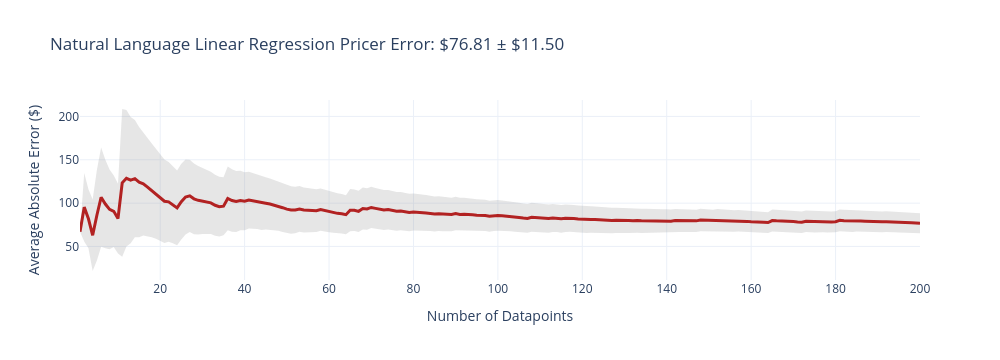
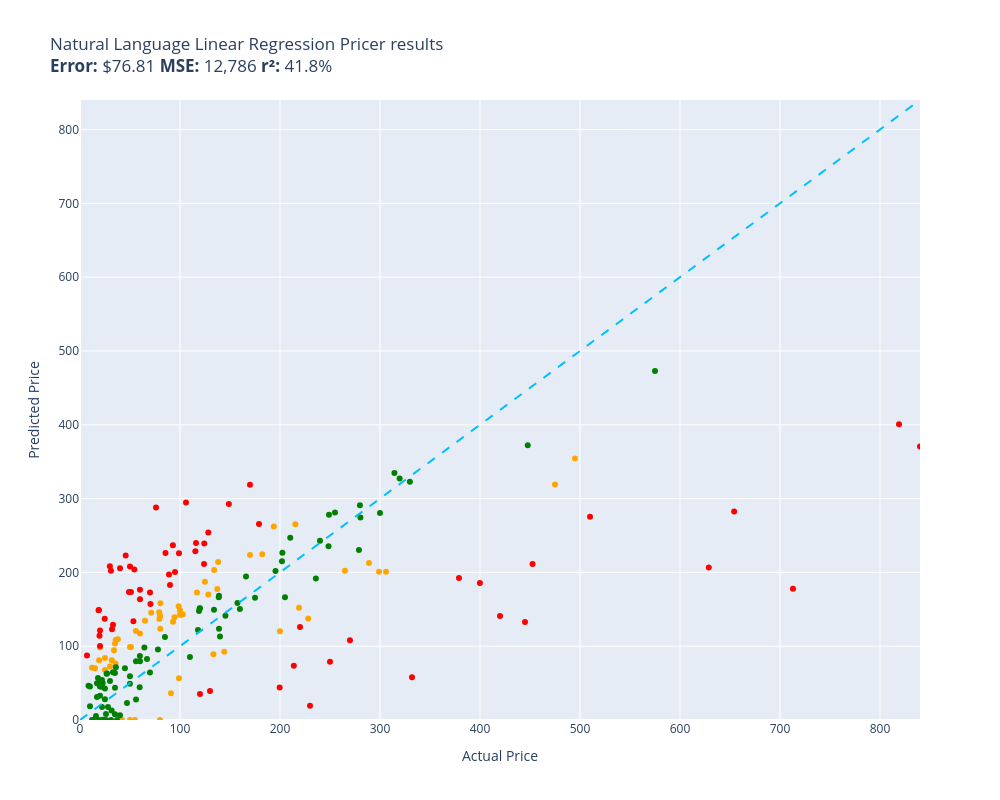

The cell these charts' notebook holds for them, in order:
### Code cell
evaluate(natural_language_linear_regression_pricer, test)

### Figure 1 — Plotly figure (JSON) as saved in the notebook; plotly's stock layout.template omitted (floating-point values rounded to 4 significant figures; data arrays with more than 128 entries replaced by an {"elided": "..."} marker saying what was removed)
{"data": [{"fill": "toself", "fillcolor": "rgba(128,128,128,0.2)", "hoverinfo": "skip", "line": {"color": "rgba(255,255,255,0)"}, "name": "95% CI", "showlegend": false, "type": "scatter", "x": {"elided": "400 int values"}, "y": {"elided": "400 float values"}}, {"customdata": {"elided": "200x1 float values"}, "hovertemplate": "n=%{x}<br>Avg Error=$%{y:,.2f}<br>±95% CI=$%{customdata[0]:,.2f}<extra></extra>", "line": {"color": "firebrick", "width": 3}, "mode": "lines", "name": "Cumulative Avg Error", "type": "scatter", "x": {"elided": "200 int values"}, "y": {"elided": "200 float values"}}], "layout": {"height": 360, "showlegend": false, "title": {"text": "Natural Language Linear Regression Pricer Error: $76.81 ± $11.50"}, "width": 1000, "xaxis": {"title": {"text": "Number of Datapoints"}}, "yaxis": {"title": {"text": "Average Absolute Error ($)"}}}}

### Figure 2 — Plotly figure (JSON) as saved in the notebook; plotly's stock layout.template omitted (floating-point values rounded to 4 significant figures)
{"data": [{"customdata": [["Old Blood Noise Excess V2 Distortion Cho...\nGuess=$152.13 Actual=$219.00"], ["NewPower99 Battery Kit for Samsung Galax...\nGuess=$0.00 Actual=$54.95"], ["SuppliesOutlet Compatible Toner Cartridg...\nGuess=$92.45 Actual=$144.29"], ["ACDelco GM Original Equipment FW339 Fron...\nGuess=$265.15 Actual=$215.33"], ["8544771 Dryer Heating Element, 279816 Th...\nGuess=$108.40 Actual=$35.74"], ["Panasonic KX-TG6511B DECT 6.0 PLUS Expan...\nGuess=$146.15 Actual=$79.20"], ["GJY Portable TV,10.6 inch Mini TV for AT...\nGuess=$136.96 Actual=$79.36"], ["LD Products Compatible Toner Cartridge R...\nGuess=$98.97 Actual=$49.98"], ["Mini PC, Kinupute Desktop Computer E3-12...\nGuess=$354.14 Actual=$495.00"], ["Aolemi Oil Rubbed Bronze Single Function...\nGuess=$154.26 Actual=$98.65"], ["Clementoni 39132.5 Jigsaw Puzzle 1,000 P...\nGuess=$0.00 Actual=$79.95"], ["10GBase-LR SFP+ Transceiver, Handar 10GB...\nGuess=$98.07 Actual=$19.99"], ["Deco Mount Pro Tripod Microphone Stand w...\nGuess=$117.32 Actual=$59.95"], ["KOMPUTERBAY 4GB 2X 2GB DDR2 1066MHz PC2-...\nGuess=$123.76 Actual=$80.34"], ["Task T24287 Roman Ogee Router Bit with 1...\nGuess=$120.55 Actual=$55.88"], ["Southwire 120V/15A Right Angle User Atta...\nGuess=$109.24 Actual=$37.87"], ["15\" Locking Shower Head Extension Arm in...\nGuess=$141.45 Actual=$79.95"], ["Mylites+ Standard Comic Book Mylar Sleev...\nGuess=$103.50 Actual=$34.99"], ["DALDED LED Light Kit for Lego Sonic Gree...\nGuess=$83.94 Actual=$24.99"], ["Baseball Backpacks Large 18 Inch Bookbag...\nGuess=$81.03 Actual=$31.77"], ["Adams Check Payment and Deposit Register...\nGuess=$76.69 Actual=$35.49"], ["KOHLER 18865-CP Filtered Water Faucet, P...\nGuess=$318.90 Actual=$475.00"], ["Diversitech WG840585 Motor, (Ddb) 1/3Hp,...\nGuess=$203.36 Actual=$134.12"], ["Festool 492370 Platin 2 S1000 Grit 6-Inc...\nGuess=$36.09 Actual=$91.00"], ["PM Auto Front Right Quick Complete Strut...\nGuess=$187.29 Actual=$124.94"], ["Satco S9596, 4 Count (Pack of 1), 4.18\nGuess=$70.66 Actual=$12.00"], ["Ceramic Talavera Mexican Tile 4x4\", 9 Pi...\nGuess=$72.46 Actual=$29.95"], ["Marvel Legends Series X-Men 6-Inch Archa...\nGuess=$56.57 Actual=$98.95"], ["ANZO USA 111207 GMC SIERRA 99-06 / YUKON...\nGuess=$224.41 Actual=$182.28"], ["Kingston Brass KS269SN Kingston Clawfoot...\nGuess=$200.81 Actual=$305.99"], ["Pioneer 2AM401-BN Two Handle Kitchen Fau...\nGuess=$137.65 Actual=$228.22"], ["LSSAGOON Backpack for Women Teen Kids Gi...\nGuess=$94.62 Actual=$33.99"], ["4LT LUMINETTE Vanity Opal GLS BSN\nGuess=$148.76 Actual=$99.99"], ["4pc Wheel Spacers Adapters 4\" (2inch Per...\nGuess=$172.70 Actual=$116.95"], ["Royal Designs, Inc. Decorative Abundant ...\nGuess=$67.76 Actual=$24.95"], ["Mikrotik RB3011UIAS-RM RouterBOARD 10xGi...\nGuess=$200.69 Actual=$299.00"], ["DuraGo 29515020 Front Hub Assembly\nGuess=$170.13 Actual=$128.34"], ["GENUINE VOLVO THERMOSTAT (3.0, 3.2) S60 ...\nGuess=$143.18 Actual=$102.85"], ["Universal Power Group 12V 100Ah Sealed L...\nGuess=$120.24 Actual=$199.99"], ["Amana Tool - SC587 Carbide Tipped 3-Wing...\nGuess=$145.37 Actual=$71.23"], ["Evan Fischer Radiator Cooling Fan Assemb...\nGuess=$177.54 Actual=$137.34"], ["UPR Mach 1 Chin Spoiler Fits 94-98 Musta...\nGuess=$134.62 Actual=$64.99"], ["Raspberry Pi 3 Model B+ Aluminum Case Me...\nGuess=$70.20 Actual=$14.99"], ["ASUS VY279HE-W 27” 1080P Monitor - White...\nGuess=$214.18 Actual=$138.10"], ["Diversitech UC2436-3 Ultralite Condenser...\nGuess=$158.15 Actual=$80.39"], ["4 Inches Rolled Muffler Tip Catback Exha...\nGuess=$262.06 Actual=$193.88"], ["APS iBoard (304 Stainless Steel Polished...\nGuess=$202.09 Actual=$264.95"], ["Baumgartens Sicurix Blank PVC ID Cards (...\nGuess=$80.97 Actual=$19.11"], ["Audio Techinca ATW-T1002 System 10 Handh...\nGuess=$212.76 Actual=$289.00"], ["LD Compatible Ink Cartridge Replacement ...\nGuess=$0.00 Actual=$41.99"], ["BXYJY for Samsung Galaxy Z Fold 3 Case w...\nGuess=$0.00 Actual=$49.99"], ["DuraGo BR5330 Front Vented Disc Brake Ro...\nGuess=$142.48 Actual=$101.51"], ["Samsung DA97-07603B Freezer Ice Maker As...\nGuess=$133.21 Actual=$93.02"], ["Intex River Run Connect Lounge (Four)\nGuess=$139.17 Actual=$94.49"], ["Targus CityGear Durable Backpack, Black,...\nGuess=$89.19 Actual=$133.43"], ["Fitness Center Gym Room Weight Train Dua...\nGuess=$142.70 Actual=$99.99"], ["MonMount Triple Monitor Stand Freestandi...\nGuess=$140.36 Actual=$79.99"], ["Xiaomi Redmi 10 2022 NFC 4G LTE (128GB +...\nGuess=$223.48 Actual=$169.99"], ["Refresh NSF-53 Premium Replacement Refri...\nGuess=$98.95 Actual=$50.99"]], "hovertemplate": "%{customdata[0]}<extra></extra>", "legendgroup": "orange", "marker": {"color": "orange", "size": 6, "symbol": "circle"}, "mode": "markers", "name": "orange", "orientation": "v", "showlegend": true, "type": "scatter", "x": [219.0, 54.95, 144.3, 215.3, 35.74, 79.2, 79.36, 49.98, 495.0, 98.65, 79.95, 19.99, 59.95, 80.34, 55.88, 37.87, 79.95, 34.99, 24.99, 31.77, 35.49, 475.0, 134.1, 91.0, 124.9, 12.0, 29.95, 98.95, 182.3, 306.0, 228.2, 33.99, 99.99, 117.0, 24.95, 299.0, 128.3, 102.8, 200.0, 71.23, 137.3, 64.99, 14.99, 138.1, 80.39, 193.9, 264.9, 19.11, 289.0, 41.99, 49.99, 101.5, 93.02, 94.49, 133.4, 99.99, 79.99, 170.0, 50.99], "xaxis": "x", "y": [152.1, 0.0, 92.45, 265.2, 108.4, 146.1, 137.0, 98.97, 354.1, 154.3, 0.0, 98.07, 117.3, 123.8, 120.6, 109.2, 141.4, 103.5, 83.94, 81.03, 76.69, 318.9, 203.4, 36.09, 187.3, 70.66, 72.46, 56.57, 224.4, 200.8, 137.6, 94.62, 148.8, 172.7, 67.76, 200.7, 170.1, 143.2, 120.2, 145.4, 177.5, 134.6, 70.2, 214.2, 158.1, 262.1, 202.1, 80.97, 212.8, 0.0, 0.0, 142.5, 133.2, 139.2, 89.19, 142.7, 140.4, 223.5, 98.95], "yaxis": "y"}, {"customdata": [["telpo Headlight Assembly Fit For 15 Camr...\nGuess=$239.88 Actual=$115.99"], ["Stand for Raven Pro Document Scanner - P...\nGuess=$208.37 Actual=$29.85"], ["RBC12-UPC Replacement Battery Cartridge ...\nGuess=$19.25 Actual=$229.99"], ["Bam France 2002XL Contoured Hightech Bla...\nGuess=$177.72 Actual=$713.00"], ["Metabo HPT 36V MultiVolt™ Cordless Rotar...\nGuess=$192.54 Actual=$379.00"], ["46mm Digital Pro High-Resolution Close-U...\nGuess=$121.39 Actual=$19.99"], ["Innovative Percussion CB-6 Chamois Bass ...\nGuess=$203.89 Actual=$54.32"], ["LOVE MEI Galaxy S10 Lite Case, Military ...\nGuess=$129.20 Actual=$32.98"], ["CORSAIR Dominator Platinum RGB 32GB (2x1...\nGuess=$211.20 Actual=$124.00"], ["Bam Trekking 3027SB Single Black Clarine...\nGuess=$57.79 Actual=$332.00"], ["DEWALT 20V MAX* XR Impact Driver with Bl...\nGuess=$211.38 Actual=$452.53"], ["Scranton & Co 3 Drawer Mobile File Cabin...\nGuess=$228.68 Actual=$115.35"], ["Canon EOS Rebel T7 Digital SLR Camera wi...\nGuess=$400.82 Actual=$819.00"], ["Travelpro Platinum Elite Slim Business L...\nGuess=$73.65 Actual=$213.83"], ["JRready ST6313 DT Deutsch Connector Kit,...\nGuess=$44.00 Actual=$199.68"], ["Dakota Alert MURS Alert Probe Sensor - M...\nGuess=$126.03 Actual=$219.99"], ["3D Tree Hole Branches 075 Stair Risers D...\nGuess=$39.33 Actual=$129.99"], ["Projector, CRAZVIEW Projector with WiFi ...\nGuess=$133.65 Actual=$53.40"], ["Retevis RT68 Soft Earhook Walkie Talkie ...\nGuess=$87.52 Actual=$6.99"], ["MC: Pindicator (Dual Intensity Amber)\nGuess=$205.63 Actual=$40.00"], ["Poison Spyder 10-08-020 Rocker Knocker\nGuess=$206.66 Actual=$628.76"], ["DIMARZIO 204284 DP 163FBK Blues Bucker G...\nGuess=$183.03 Actual=$89.99"], ["Lighted Triangle Mirror Cabinet Bathroom...\nGuess=$132.82 Actual=$445.00"], ["BESTILL Wall Mounted Shower Faucet Set, ...\nGuess=$288.03 Actual=$76.00"], ["Engine Thermostat, Replace 19301-PAA-306...\nGuess=$149.15 Actual=$18.89"], ["Dell Optiplex 390 Desktop Computer i3 3....\nGuess=$239.20 Actual=$124.27"], ["Neporal Full Spectrum Light Bulb, 6000K ...\nGuess=$148.82 Actual=$18.59"], ["Pidoko Kids Train Table, Grey with 90 Pc...\nGuess=$35.14 Actual=$119.97"], ["LEGO Marvel Avengers War Machine Buster ...\nGuess=$176.55 Actual=$59.95"], ["KOHLER K-1185540-CP Assembly-Slider\nGuess=$222.94 Actual=$45.67"], ["Trim Kit for 2-handle Shower & Tub Valve...\nGuess=$200.55 Actual=$94.99"], ["iPhone 12/12 Pro Nicaragua Guardabarranc...\nGuess=$100.23 Actual=$19.97"], ["Aeromotive 13304 Regulator, X1 Adjustabl...\nGuess=$108.20 Actual=$269.95"], ["Canon Sure Shot 90u 35mm Date Camera\nGuess=$185.55 Actual=$399.89"], ["Wilkinson LOW GAUSS Vintage Tone Strat S...\nGuess=$202.23 Actual=$30.93"], ["Ibanez M510OVS Acoustic Mandolin in Vint...\nGuess=$318.62 Actual=$169.99"], ["Berta (6 Pieces) 1-1/4 inch Overlay, 90 ...\nGuess=$137.11 Actual=$24.66"], ["CradlePoint Compact Broadband Router (CB...\nGuess=$197.29 Actual=$89.00"], ["Pyle Wireless Rear View Backup Camera - ...\nGuess=$157.31 Actual=$70.45"], ["Auertech Portable Washing Machine, 14lbs...\nGuess=$225.89 Actual=$98.99"], ["18 Inch White Undermount Kitchen Sink - ...\nGuess=$265.39 Actual=$179.00"], ["ECCPP Power Steering Pump for 2009-2010 ...\nGuess=$226.38 Actual=$85.48"], ["Skullcandy Hesh Evo Bluetooth Headphones...\nGuess=$172.61 Actual=$69.99"], ["ROHL WSGUM3018WH Wire Sink Grids, White\nGuess=$253.88 Actual=$128.28"], ["Music Hall pa15.3 MM/MC Phono Preamplifi...\nGuess=$78.79 Actual=$250.00"], ["Lorell Bell Chair Glide, 2.5\", Black\nGuess=$114.21 Actual=$19.50"], ["CTLAMP XL-2100 Professional Quality XL-2...\nGuess=$122.95 Actual=$32.00"], ["Competition Clutch Disc and Pressure Pla...\nGuess=$275.22 Actual=$510.00"], ["KUNFINE Android Radio CarPlay & Android ...\nGuess=$294.55 Actual=$106.00"], ["A-Premium Front Suspension Steering Knuc...\nGuess=$173.40 Actual=$48.99"], ["Dell XPS 13 9343-2727SLV 13.3\" Full HD S...\nGuess=$370.43 Actual=$839.99"], ["Pacific Drums PDCM1618TTRB 16 x 18 Inche...\nGuess=$141.04 Actual=$419.99"], ["Vinyl Soft Top Roll-up Adjustable Truck ...\nGuess=$292.73 Actual=$148.88"], ["Blanco 230966 Valea Stainless Steel Sink...\nGuess=$236.86 Actual=$92.88"], ["Empava 24\" Single Wall Ovens 10 Cooking ...\nGuess=$282.33 Actual=$654.14"], ["Viola Bow 4/4 Full Size Carbon Fiber (Bl...\nGuess=$207.95 Actual=$49.99"], ["Fender Hendrix Voodoo Child Coiled Instr...\nGuess=$163.46 Actual=$59.99"], ["Pyle 2x120 Watt Home Audio Speaker Power...\nGuess=$173.32 Actual=$50.92"]], "hovertemplate": "%{customdata[0]}<extra></extra>", "legendgroup": "red", "marker": {"color": "red", "size": 6, "symbol": "circle"}, "mode": "markers", "name": "red", "orientation": "v", "showlegend": true, "type": "scatter", "x": [116.0, 29.85, 230.0, 713.0, 379.0, 19.99, 54.32, 32.98, 124.0, 332.0, 452.5, 115.3, 819.0, 213.8, 199.7, 220.0, 130.0, 53.4, 6.99, 40.0, 628.8, 89.99, 445.0, 76.0, 18.89, 124.3, 18.59, 120.0, 59.95, 45.67, 94.99, 19.97, 269.9, 399.9, 30.93, 170.0, 24.66, 89.0, 70.45, 98.99, 179.0, 85.48, 69.99, 128.3, 250.0, 19.5, 32.0, 510.0, 106.0, 48.99, 840.0, 420.0, 148.9, 92.88, 654.1, 49.99, 59.99, 50.92], "xaxis": "x", "y": [239.9, 208.4, 19.25, 177.7, 192.5, 121.4, 203.9, 129.2, 211.2, 57.79, 211.4, 228.7, 400.8, 73.65, 44.0, 126.0, 39.33, 133.7, 87.52, 205.6, 206.7, 183.0, 132.8, 288.0, 149.1, 239.2, 148.8, 35.14, 176.5, 222.9, 200.5, 100.2, 108.2, 185.5, 202.2, 318.6, 137.1, 197.3, 157.3, 225.9, 265.4, 226.4, 172.6, 253.9, 78.79, 114.2, 122.9, 275.2, 294.6, 173.4, 370.4, 141.0, 292.7, 236.9, 282.3, 207.9, 163.5, 173.3], "yaxis": "y"}, {"customdata": [["EXMAX NG-10X Fresnel Lens Focusing Adapt...\nGuess=$64.22 Actual=$69.98"], ["Pump Head TBVECHI 175PSI 4KW 5.5HP 21CFM...\nGuess=$322.86 Actual=$329.90"], ["APS iBoard 6-inch Aluminum (Black Powder...\nGuess=$246.86 Actual=$210.23"], ["PEMP E65 E66 CDC Simulate Optical Fiber ...\nGuess=$147.58 Actual=$119.00"], ["Intermatic PX300 12V 300W Transformer wi...\nGuess=$149.48 Actual=$134.00"], ["HK SYSTEMS 13\" Heavy Duty Black \"Push\" O...\nGuess=$112.46 Actual=$84.95"], ["SKB iSeries 3i-13096-6KP Case for BlackM...\nGuess=$165.76 Actual=$174.99"], ["June Garden 12\" Sweet Dolly Charlotte - ...\nGuess=$32.90 Actual=$19.99"], ["GanFindX Portable Car Hand Controls for ...\nGuess=$150.38 Actual=$159.90"], ["Evergreen HSHB2005 Cylinder Head Gasket ...\nGuess=$44.40 Actual=$59.69"], ["Tidal Front + Rear Fender Flares 4PC Poc...\nGuess=$280.97 Actual=$254.99"], ["152MM Hole Saws M42 Bi-Metal High Speed ...\nGuess=$57.01 Actual=$17.99"], ["Wenger City Upgrade Laptop Backpack with...\nGuess=$141.38 Actual=$145.42"], ["AUTOFREE LED Tail Lights Assembly Compat...\nGuess=$215.05 Actual=$201.99"], ["Fjallraven, Kanken Laptop 15\" Backpack f...\nGuess=$150.96 Actual=$119.65"], ["Evan-Fischer Front Bumper Cover Compatib...\nGuess=$226.49 Actual=$202.38"], ["Laisomeke Waterproof Junction Box, Unive...\nGuess=$0.00 Actual=$11.99"], ["Sumerain S1339CM Double Handle Widesprea...\nGuess=$191.60 Actual=$235.86"], ["Webcem Solar Shed Light Outdoor Indoor, ...\nGuess=$95.54 Actual=$77.96"], ["Western Digital Enterprise RE4-GP 2TB SA...\nGuess=$85.50 Actual=$109.95"], ["VLAND LED Smoked Taillights Compatible F...\nGuess=$242.75 Actual=$239.99"], ["Tablet PC Cover Compatible with Lenovo T...\nGuess=$12.98 Actual=$31.61"], ["Miyaya@ Funny Animal Masks Collection fo...\nGuess=$49.94 Actual=$16.99"], ["Trail Gear Twin Stick Kit for Top Shift ...\nGuess=$291.01 Actual=$279.92"], ["Ultra Duster Canned Air Net 10 Oz 6-Pack\nGuess=$49.28 Actual=$49.90"], ["Beck/Arnley 0421945 Air Filter\nGuess=$71.55 Actual=$35.87"], ["IQShield Screen Protector Compatible wit...\nGuess=$45.53 Actual=$9.95"], ["Liberty Imports 12 Pack: US Military Toy...\nGuess=$31.15 Actual=$16.98"], ["Intrepid International Dressage Letters-...\nGuess=$63.14 Actual=$26.99"], ["EMART Photography C Stand with Boom Arm,...\nGuess=$151.40 Actual=$119.99"], ["KUNN Small Electrician Tool Pouch Utilit...\nGuess=$17.76 Actual=$21.99"], ["Replacement Remote Control for PANASONIC...\nGuess=$7.84 Actual=$34.95"], ["KS K-STORM Replacement Silicone Mushroom...\nGuess=$46.41 Actual=$8.50"], ["Grey Pneumatic 1311SD Impact Socket Set\nGuess=$158.38 Actual=$157.43"], ["Walker Exhaust Ultra EPA 16478 Direct Fi...\nGuess=$472.95 Actual=$574.99"], ["GE RPWF SmartWater Comparable Refrigerat...\nGuess=$0.00 Actual=$36.99"], ["Urth 62mm UV, Circular Polarizing (CPL),...\nGuess=$123.79 Actual=$139.00"], ["MGP Caliper Covers 39011SACURD Red Powde...\nGuess=$278.15 Actual=$249.00"], ["LSI Broadcom SAS 9300-8i 8-port 12Gb/s S...\nGuess=$122.08 Actual=$118.00"], ["NewFantasia Replacement Audio Cable with...\nGuess=$0.00 Actual=$31.00"], ["MONOCARBON Forged Carbon Fiber Case for ...\nGuess=$79.73 Actual=$59.99"], ["AC Compressor & A/C Kit For BMW 335i 335...\nGuess=$334.67 Actual=$314.41"], ["MXR Carbon Copy Deluxe Analog Delay Guit...\nGuess=$201.73 Actual=$195.50"], ["Chalkboard Name Badges with Magnetic Bac...\nGuess=$45.34 Actual=$19.95"], ["Linkloos Solar Street Lights Outdoor Wat...\nGuess=$79.62 Actual=$55.99"], ["USB Charger, CIVIE High Speed 60W Multip...\nGuess=$5.48 Actual=$15.99"], ["Cardone 84-58642 New HEI Electronic Dist...\nGuess=$194.28 Actual=$165.99"], ["Hp Pavilion P7-1257c Motherboard Aahd3-h...\nGuess=$86.61 Actual=$59.86"], ["Kastar Battery Pack Replacement for Sony...\nGuess=$51.59 Actual=$19.99"], ["New Replacement seat cover fits Yamaha M...\nGuess=$168.26 Actual=$138.95"], ["AZX Stylus Pencil for Apple iPad Pro 202...\nGuess=$52.77 Actual=$29.99"], ["SP Air Corporation SP-8102BU 1/4-Inch He...\nGuess=$166.25 Actual=$204.99"], ["LCD Screen for Dell Inspiron 17R 17.3\" H...\nGuess=$98.32 Actual=$64.37"], ["200 ' feet True 14 Gauge AWG CCA Speaker...\nGuess=$70.18 Actual=$44.95"], ["200 Couples Conversation Cards - Enjoy B...\nGuess=$64.78 Actual=$32.97"], ["The Puppet Company - Carpet-Unicorn, Whi...\nGuess=$0.00 Actual=$19.00"], ["KYX Racing Hardened Steel Center Drive S...\nGuess=$23.14 Actual=$46.99"], ["StonKraft Brass Chess Board Game Set wit...\nGuess=$113.08 Actual=$140.00"], ["VIPMOTOZ Sequential Turn Signal Premium ...\nGuess=$230.27 Actual=$278.94"], ["OEM Samsung Remote Control Shipped with ...\nGuess=$27.92 Actual=$56.00"], ["Venom Power Terra Hunter R/T+ R/T All-Te...\nGuess=$327.08 Actual=$319.65"], ["Custom Engagement Logo Desk Embosser Sea...\nGuess=$59.43 Actual=$49.95"], ["520 Pieces Christmas Envelope Seal Stick...\nGuess=$0.00 Actual=$25.99"], ["BestPricedDecals Wine A BIT, You'll Feel...\nGuess=$0.00 Actual=$12.98"], ["VATOS 4 Packs Bubble Machine Gun for Kid...\nGuess=$0.44 Actual=$22.88"], ["Steering Wheel, Carbon Fiber Automotive ...\nGuess=$372.09 Actual=$447.74"], ["VONADO Space Wars Colonial Viper MK1 Bui...\nGuess=$6.33 Actual=$39.99"], ["Replacement Remote Control fit for Sony ...\nGuess=$18.72 Actual=$9.99"], ["Disney Princess Sparkling Princess Sleep...\nGuess=$28.24 Actual=$24.95"], ["sabermaster TCG Playmat yugioh playmat T...\nGuess=$44.88 Actual=$21.99"], ["Star Wars Die-Cast Metal TITANIUM Series...\nGuess=$50.02 Actual=$22.70"], ["Glovion Music Stand Light, Clip On Piano...\nGuess=$17.73 Actual=$27.99"], ["Think Gizmos Build Your Own Robot Toys f...\nGuess=$42.54 Actual=$24.95"], ["HP Laserjet 2100 Laser Printer W/Test Pr...\nGuess=$280.40 Actual=$299.98"], ["PowerSport Front Rear Brakes and Rotors ...\nGuess=$235.34 Actual=$248.51"], ["VTech Strum and Jam Kidi Musical Guitar ...\nGuess=$54.31 Actual=$21.99"], ["KZ ZS10 Pro in Ear Monitor Headphone KZ ...\nGuess=$82.62 Actual=$66.99"], ["W11130208 W10695459 Refrigerator LED Mod...\nGuess=$62.74 Actual=$26.59"], ["Jada Toys Ryan's World Combo Panda Airli...\nGuess=$63.75 Actual=$34.94"], ["STICKGOO Peel and Stick Backsplash for K...\nGuess=$43.82 Actual=$34.99"], ["Garmin 010-12402-10 GT15M-TM Transom-Mou...\nGuess=$166.14 Actual=$138.74"], ["For Volvo C70 S70 V70 V40 S40 AC Compres...\nGuess=$274.39 Actual=$280.41"], ["NICKSTON Red Sparkling Glitter Slim Band...\nGuess=$8.15 Actual=$25.99"]], "hovertemplate": "%{customdata[0]}<extra></extra>", "legendgroup": "green", "marker": {"color": "green", "size": 6, "symbol": "circle"}, "mode": "markers", "name": "green", "orientation": "v", "showlegend": true, "type": "scatter", "x": [69.98, 329.9, 210.2, 119.0, 134.0, 84.95, 175.0, 19.99, 159.9, 59.69, 255.0, 17.99, 145.4, 202.0, 119.7, 202.4, 11.99, 235.9, 77.96, 110.0, 240.0, 31.61, 16.99, 279.9, 49.9, 35.87, 9.95, 16.98, 26.99, 120.0, 21.99, 34.95, 8.5, 157.4, 575.0, 36.99, 139.0, 249.0, 118.0, 31.0, 59.99, 314.4, 195.5, 19.95, 55.99, 15.99, 166.0, 59.86, 19.99, 138.9, 29.99, 205.0, 64.37, 44.95, 32.97, 19.0, 46.99, 140.0, 278.9, 56.0, 319.6, 49.95, 25.99, 12.98, 22.88, 447.7, 39.99, 9.99, 24.95, 21.99, 22.7, 27.99, 24.95, 300.0, 248.5, 21.99, 66.99, 26.59, 34.94, 34.99, 138.7, 280.4, 25.99], "xaxis": "x", "y": [64.22, 322.9, 246.9, 147.6, 149.5, 112.5, 165.8, 32.9, 150.4, 44.4, 281.0, 57.01, 141.4, 215.1, 151.0, 226.5, 0.0, 191.6, 95.54, 85.5, 242.8, 12.98, 49.94, 291.0, 49.28, 71.55, 45.53, 31.15, 63.14, 151.4, 17.76, 7.839, 46.41, 158.4, 472.9, 0.0, 123.8, 278.1, 122.1, 0.0, 79.73, 334.7, 201.7, 45.34, 79.62, 5.48, 194.3, 86.61, 51.59, 168.3, 52.77, 166.2, 98.32, 70.18, 64.78, 0.0, 23.14, 113.1, 230.3, 27.92, 327.1, 59.43, 0.0, 0.0, 0.4433, 372.1, 6.327, 18.72, 28.24, 44.88, 50.02, 17.73, 42.54, 280.4, 235.3, 54.31, 82.62, 62.74, 63.75, 43.82, 166.1, 274.4, 8.145], "yaxis": "y"}, {"hoverinfo": "skip", "line": {"color": "deepskyblue", "dash": "dash", "width": 2}, "mode": "lines", "name": "y = x", "showlegend": false, "type": "scatter", "x": [0, 840.0], "y": [0, 840.0]}], "layout": {"height": 800, "legend": {"title": {"text": "color"}, "tracegroupgap": 0}, "showlegend": false, "title": {"text": "Natural Language Linear Regression Pricer results<br><b>Error:</b> $76.81 <b>MSE:</b> 12,786 <b>r²:</b> 41.8%"}, "width": 1000, "xaxis": {"anchor": "y", "domain": [0, 1], "range": [0, 840.0], "title": {"text": "Actual Price"}}, "yaxis": {"anchor": "x", "domain": [0, 1], "range": [0, 840.0], "title": {"text": "Predicted Price"}}}}
